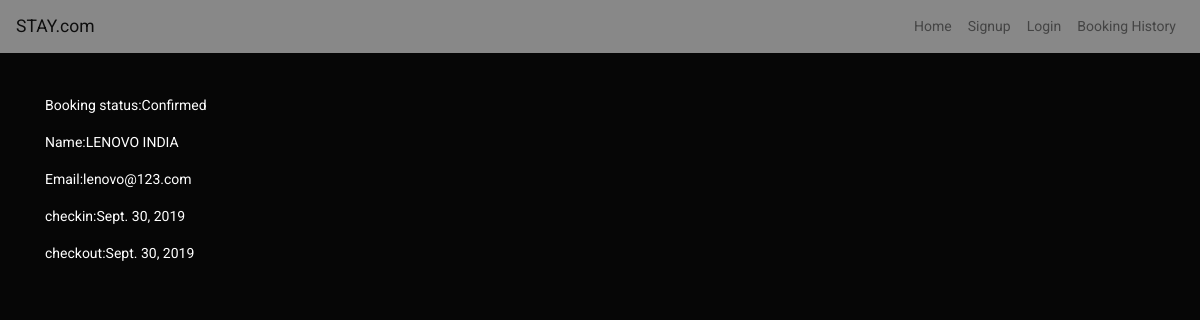
/booked/ (signed in), run on the app's committed database.
### live/models.py (models this page shows)
class Booking(models.Model):
    user= models.ForeignKey(User,on_delete=models.CASCADE, null=True)
    checkin=models.DateField(auto_now=True)
    checkout=models.DateField(auto_now=True)
    room=models.ForeignKey(Room,on_delete=models.CASCADE, null=True, blank=True)
    num_guests=models.IntegerField(choices=((1,("2")),(2,("3"))),default=1, null=True, blank=True)

### live/views.py (the view)
# urls.py: path('booked/',booked),
def booked(request):
    user= request.user
    booking=Booking.objects.filter(user=user)
    print(booking)
    print(request.user)
    return render(request,"booked.html",{"Bookings":booking,"message":"Confirmed"})

### live/templates/booked.html (shortened to what this page needs)
{% extends 'base.html' %}
{% block body %}
<div class="container">
        {% for Booking in Bookings %}
        <p>Booking status:{{message}}</p>
        <p>Name:{{Booking.user.first_name}} {{Booking.user.last_name}}</p>
        <p>Email:{{Booking.user.email}}</p>
        <p>checkin:{{Booking.checkin}}</p>
        <p>checkout:{{Booking.checkout}}</p><br><br>
    {% endfor %}
</div>
{% endblock %}

### live/templates/booked.html (style rules this page uses)
p { color:white; }

### data on the page
Booking: message "Confirmed", user.first_name "LENOVO", user.last_name "INDIA", user.email "lenovo@123.com", checkin "Sept. 30, 2019", checkout "Sept. 30, 2019"
